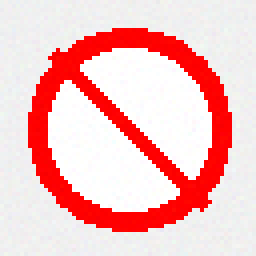
#> input picture datasets/00000/00000_00003.ppm, 64 x 64 px (shown 4 times larger)
$ python ROI.py -i ../datasets/00000/00000_00003.ppm ../datasets/00000/00000_00000.ppm   (older library calls are emulated)
#> lines starting #> are read from the running program, lines starting #| are printed output that depends on the picture
### module01-ch03-filtering-images/filters.py
import cv2
import numpy as np
import utils

# [38 lines left out: functions recolorRC, recolorRGV, recolorCMV, not called in this run]


class VFuncFilter(object):
    """A filter that applies a function to V (or all of BGR)."""

    def __init__(self, vFunc=None, dtype=np.uint8):
        length = np.iinfo(dtype).max + 1
        self._vLookupArray = utils.createLookupArray(vFunc, length)

    # [6 lines left out: function apply, not called in this run]


class VCurveFilter(VFuncFilter):
    """A filter that applies a curve to V (or all of BGR)."""

    def __init__(self, points, dtype=np.uint8):
        vFunc = utils.createCurveFunc(points)
        super(VCurveFilter, self).__init__(vFunc, dtype)


class BGRFuncFilter(object):
    """A filter that applies different functions to each of BGR."""

    def __init__(self, vFunc=None, bFunc=None, gFunc=None,
                 rFunc=None, dtype=np.uint8):
        length = np.iinfo(dtype).max + 1
        self._bLookupArray = utils.createLookupArray(
            utils.createCompositeFunc(bFunc, vFunc), length)
        self._gLookupArray = utils.createLookupArray(
            utils.createCompositeFunc(gFunc, vFunc), length)
        self._rLookupArray = utils.createLookupArray(
            utils.createCompositeFunc(rFunc, vFunc), length)

    def apply(self, src, dst):
        """Apply the filter with a BGR source/destination."""
        b, g, r = cv2.split(src)
        utils.applyLookupArray(self._bLookupArray, b, b)
        utils.applyLookupArray(self._gLookupArray, g, g)
        utils.applyLookupArray(self._rLookupArray, r, r)
        cv2.merge([b, g, r], dst)


class BGRCurveFilter(BGRFuncFilter):
    """A filter that applies different curves to each of BGR."""

    def __init__(self, vPoints=None, bPoints=None,
                 gPoints=None, rPoints=None, dtype=np.uint8):
        BGRFuncFilter.__init__(self,
            utils.createCurveFunc(vPoints),
            utils.createCurveFunc(bPoints),
            utils.createCurveFunc(gPoints),
            utils.createCurveFunc(rPoints), dtype)

# Emulating kodak Portra
class BGRPortraCurveFilter(BGRCurveFilter):
    """A filter that applies Portra-like curves to BGR."""

    def __init__(self, dtype=np.uint8):
        BGRCurveFilter.__init__(
            self,
            vPoints=[(0, 0), (23, 20), (157, 173), (255, 255)],
            bPoints=[(0, 0), (41, 46), (231, 228), (255, 255)],
            gPoints=[(0, 0), (52, 47), (189, 196), (255, 255)],
            rPoints=[(0, 0), (69, 69), (213, 218), (255, 255)],
            dtype=dtype)

# Emulating Fuji Provia
class BGRProviaCurveFilter(BGRCurveFilter):
    """A filter that applies Provia-like curves to BGR."""

    def __init__(self, dtype=np.uint8):
        BGRCurveFilter.__init__(
            self,
            bPoints=[(0, 0), (35, 25), (205, 227), (255, 255)],
            gPoints=[(0, 0), (27, 21), (196, 207), (255, 255)],
            rPoints=[(0, 0), (59, 54), (202, 210), (255, 255)],
            dtype=dtype)

# Emulating Fuji Velvia
class BGRVelviaCurveFilter(BGRCurveFilter):
    """A filter that applies Velvia-like curves to BGR."""

    def __init__(self, dtype=np.uint8):
        BGRCurveFilter.__init__(
            self,
            vPoints=[(0, 0), (128, 118), (221, 215), (255, 255)],
            bPoints=[(0, 0), (25, 21), (122, 153), (165, 206), (255, 255)],
            gPoints=[(0, 0), (25, 21), (95, 102), (181, 208), (255, 255)],
            rPoints=[(0, 0), (41, 28), (183, 209), (255, 255)],
            dtype=dtype)

# Emulating cross-processing
class BGRCrossProcessCurveFilter(BGRCurveFilter):
    """A filter that applies cross-process-like curves to BGR."""

    # [7 lines left out: function __init__, not called in this run]

# Emulating Kodak Ektachrome
class BGREktachromeCurveFilter(BGRCurveFilter):
    """A filter that applies Ektachrome-like curves to BGR."""

    # [23 lines left out: functions __init__, strokeEdges, not called in this run]


class VConvolutionFilter(object):
    """A filter that applies a convolution to V (or all of BGR)."""

    def __init__(self, kernel):
        self._kernel = kernel

    def apply(self, src, dst):
        """Apply the filter with a BGR or gray source/destination."""
        cv2.filter2D(src, -1, self._kernel, dst)


class SharpenFilter(VConvolutionFilter):
    """A sharpen filter with a 1-pixel radius."""

    # [5 lines left out: function __init__, not called in this run]


class FindEdgesFilter(VConvolutionFilter):
    """An edge-finding filter with a 1-pixel radius."""

    # [5 lines left out: function __init__, not called in this run]


class BlurFilter(VConvolutionFilter):
    """A blur filter with a 2-pixel radius."""

    # [7 lines left out: function __init__, not called in this run]

### module01-ch03-filtering-images/utils.py
import cv2
import numpy as np
import scipy.interpolate

def createCurveFunc(points):
    """Return a function derived from control points."""
    if points is None:
        return None

    numPoints = len(points)
    if numPoints < 2:
        return None

    xs, ys = zip(*points)
    if numPoints < 4:
        kind = 'linear'
    else:
        kind = 'cubic'

    # 'quadratic' is not implemented.
    return scipy.interpolate.interp1d(xs, ys, kind,
                                    bounds_error=False)


def createLookupArray(func, length=256):
    """Return a lookup for whole-number inputs to a function.
    The lookup values are clamped to [0, length - 1].
    """
    if func is None:
        return None

    lookupArray = np.empty(length)
    i = 0
    while i < length:
        func_i = func(i)
        lookupArray[i] = min(max(0, func_i), length - 1)
        i += 1

    return lookupArray


def applyLookupArray(lookupArray, src, dst):
    """Map a source to a destination using a lookup."""
    if lookupArray is None:
        return

    dst[:] = lookupArray[src]


def createCompositeFunc(func0, func1):
    """Return a composite of two functions."""
    if func0 is None:
        return func1
    if func1 is None:
        return func0
    return lambda x: func0(func1(x))


# [18 lines left out: functions createFlatView, createROIMask, not called in this run]

### module01-ch03-filtering-images/ROI.py
"""ROI-aware filter application tool.

Usage examples:
    D:/project_envs/endoscopy-pano/python.exe module01-ch03-filtering-images/ROI.py BC001R035_20260205154451.jpg --filters portra,provia,velvia --out outputs
    D:/project_envs/endoscopy-pano/python.exe module01-ch03-filtering-images/ROI.py ce16b75eda6c23c49aca51055e855cf6.mp4 --filters portra,provia,velvia --out outputs --frame-step 60
    D:/project_envs/endoscopy-pano/python.exe module01-ch03-filtering-images/ROI.py --camera --filters portra,velvia --out outputs

If using camera, press SPACE to capture a frame and process it; ESC to quit.
"""

import os
import sys
import argparse
import time
from pathlib import Path

import cv2
import numpy as np

# Ensure filters module is importable (chapter 3 folder)
THIS_DIR = os.path.dirname(__file__)
ROOT_DIR = os.path.abspath(os.path.join(THIS_DIR, '..'))
CH3_DIR = os.path.join(ROOT_DIR, 'module01-ch03-filtering-images')
if CH3_DIR not in sys.path:
    sys.path.insert(0, CH3_DIR)

import filters


# [11 lines left out: function create_polygon_roi_mask, not called in this run]


def apply_roi_masked_filter(src, roi_mask, filter_obj):
    """Return a new image with filter applied inside the ROI mask.

    Args:
        src: input BGR image (numpy array)
        roi_mask: boolean 2D mask (height, width)
        filter_obj: object with method apply(src, dst)

    Returns:
        result image (numpy array)
    """
    if roi_mask.shape != src.shape[:2]:
        raise ValueError('ROI mask must match image height and width')

    temp = src.copy()
    filter_obj.apply(src.copy(), temp)

    out = src.copy()
    if src.ndim == 3:
        roi_mask_3c = np.repeat(roi_mask[:, :, None], 3, axis=2)
        out[roi_mask_3c] = temp[roi_mask_3c]
    else:
        out[roi_mask] = temp[roi_mask]
    return out


def build_filter(name):
    """Return a filter instance by short name."""
    name = name.lower()
    if name == 'portra':
        return filters.BGRPortraCurveFilter()
    if name == 'provia':
        return filters.BGRProviaCurveFilter()
    if name == 'velvia':
        return filters.BGRVelviaCurveFilter()
    if name == 'ektachrome':
        return filters.BGREktachromeCurveFilter()
    if name == 'cross':
        return filters.BGRCrossProcessCurveFilter()
    raise ValueError(f'Unknown filter: {name}')


def montage(images, labels=None, max_width=1200):
    """Create a horizontal montage of images (resize if too wide)."""
    if labels is None:
        labels = [''] * len(images)

    # Ensure same height
    heights = [img.shape[0] for img in images]
    h = min(heights)
    resized = [cv2.resize(img, (int(img.shape[1] * h / img.shape[0]), h)) if img.shape[0] != h else img for img in images]

    total_w = sum(img.shape[1] for img in resized)
    if total_w > max_width:
        scale = max_width / total_w
        resized = [cv2.resize(img, (int(img.shape[1] * scale), int(img.shape[0] * scale))) for img in resized]

    # add labels on top
    rows = []
    for img, lab in zip(resized, labels):
        img_lab = img.copy()
        if lab:
            cv2.putText(img_lab, lab, (10, 25), cv2.FONT_HERSHEY_SIMPLEX, 0.8, (0, 255, 255), 2)
        rows.append(img_lab)

    montage = np.hstack(rows)
    return montage


def process_image(image_path, polygon=None, filters_list=None, out_dir=None):
    img = cv2.imread(str(image_path))
    if img is None:
        raise FileNotFoundError(f'Could not open image: {image_path}')

    if polygon is None:
        # full image ROI
        roi_mask = np.ones(img.shape[:2], dtype=bool)
    else:
        roi_mask = create_polygon_roi_mask(img.shape, polygon)

    results = [img]
    labels = ['original']
    for name in filters_list:
        f = build_filter(name)
        out = apply_roi_masked_filter(img, roi_mask, f)
        results.append(out)
        labels.append(name)

        if out_dir is not None:
            out_file = Path(out_dir) / f'{Path(image_path).stem}_{name}.png'
            cv2.imwrite(str(out_file), out)
            print(f'Saved filtered image: {out_file}')

    mont = montage(results, labels)
    if out_dir is not None:
        mont_file = Path(out_dir) / f'{Path(image_path).stem}_montage.png'
        cv2.imwrite(str(mont_file), mont)
        print(f'Saved montage image: {mont_file}')

    winname = 'ROI Filters - press any key to close'
    cv2.namedWindow(winname, cv2.WINDOW_NORMAL)
    cv2.imshow(winname, mont)
    cv2.waitKey(0)
    cv2.destroyWindow(winname)


# [103 lines left out: functions capture_and_process, process_video, parse_polygon, not called in this run]


def main():
    parser = argparse.ArgumentParser(description='Apply ROI-aware filters to an image or camera frame')
    group = parser.add_mutually_exclusive_group()
    group.add_argument('--image', '-i', help='Path to input image')
    group.add_argument('--video', '-v', help='Path to input video')
    group.add_argument('--camera', '-c', action='store_true', help='Use camera capture')
    parser.add_argument('input', nargs='?', help='Optional image/video filename in the module01-ch03-filtering-images folder')
    parser.add_argument('--polygon', '-p', help='Polygon ROI as x1,y1;x2,y2;...')
    parser.add_argument('--filters', '-f', default='portra,provia,velvia', help='Comma-separated filter names (portra, provia, velvia, ektachrome, cross)')
    parser.add_argument('--out', '-o', default='roi_outputs', help='Output directory to save results')
    parser.add_argument('--camera-index', type=int, default=0, help='Camera index for --camera')
    parser.add_argument('--frame-step', type=int, default=30, help='Process every Nth frame from a video')

    args = parser.parse_args()

    if args.input and not (args.image or args.video or args.camera):
        if args.input.lower().endswith(('.jpg', '.jpeg', '.png', '.bmp', '.tiff')):
            args.image = args.input
        elif args.input.lower().endswith(('.mp4', '.avi', '.mov', '.mkv', '.webm')):
            args.video = args.input
        else:
            parser.error('Input filename must end with an image or video extension, or use --image/--video explicitly')

    if not (args.image or args.video or args.camera or args.input):
        default_video = Path(THIS_DIR) / 'ce16b75eda6c23c49aca51055e855cf6.mp4'
        default_image = Path(THIS_DIR) / 'BC001R035_20260205154451.jpg'
        if default_video.exists():
            args.video = str(default_video)
            print(f'No input specified, defaulting to local video: {default_video.name}')
        elif default_image.exists():
            args.image = str(default_image)
            print(f'No input specified, defaulting to local image: {default_image.name}')

    if args.image and not Path(args.image).is_absolute():
        args.image = str(Path(THIS_DIR) / args.image)
    if args.video and not Path(args.video).is_absolute():
        args.video = str(Path(THIS_DIR) / args.video)

    if not (args.image or args.video or args.camera):
        parser.error('one of the arguments --image/-i --video/-v --camera/-c or a filename is required')

    out_dir = Path(args.out)
    out_dir.mkdir(parents=True, exist_ok=True)

    polygon = parse_polygon(args.polygon) if args.polygon else None
    filters_list = [f.strip() for f in args.filters.split(',') if f.strip()]

    if args.image:
        process_image(args.image, polygon, filters_list, out_dir)
#> in process_image, img is the input picture: shape (64, 64, 3); mean B, G, R 192.1, 192.1, 247
#> the loop in process_image, `for name in filters_list:` made 3 passes
#> pass 1, in apply, `b, g, r = cv2.split(src)`:
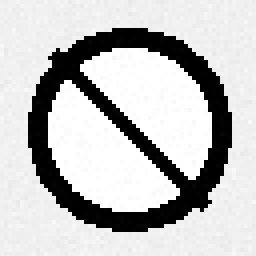
#> b: shape (64, 64) (shown 4 times larger); min 0, max 255, mean 192.1
#> pass 1, in apply, `b, g, r = cv2.split(src)`:
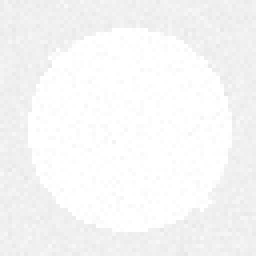
#> r: shape (64, 64) (shown 4 times larger); min 231, max 255, mean 247
#> after the loop in process_image, `for name in filters_list:`: labels = ['original', 'portra', 'provia', 'velvia']; results = 4 items
#> in montage, `heights = [img.shape[0] for img in images]`: heights = [64, 64, 64, 64]
#> in montage, `h = min(heights)`: h = 64
#> in montage, `resized = [cv2.resize(img, (int(img.shape[1] * h / img.shape[0]), h)) ..`: resized = 4 items
#> in montage, `total_w = sum(img.shape[1] for img in resized)`: total_w = 256
#> the loop in montage, `for img, lab in zip(resized, labels):` made 4 passes
#> after the loop in montage, `for img, lab in zip(resized, labels):`:
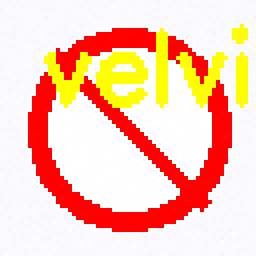
#> img_lab: shape (64, 64, 3) (shown 4 times larger); mean of channels 0, 1, 2 181.7, 203.2, 252.7; drawn as B, G, R
#> after the loop in montage, `for img, lab in zip(resized, labels):`: rows = 4 items
#> in montage, `montage = np.hstack(rows)`:
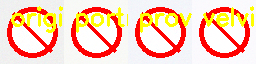
#> montage: shape (64, 256, 3); mean of channels 0, 1, 2 178.7, 201.9, 250.1; drawn as B, G, R
#| Saved montage image: roi_outputs/00000_00003_montage.png
    elif args.video:
        process_video(args.video, polygon, filters_list, out_dir, args.frame_step)
    else:
        capture_and_process(args.camera_index, polygon, filters_list, out_dir)


if __name__ == '__main__':
    main()

$ run again, on datasets/00000/00000_00006.ppm
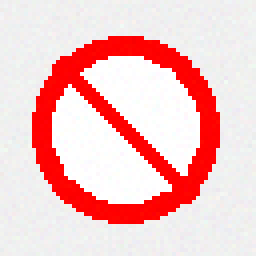
#> input picture datasets/00000/00000_00006.ppm, 64 x 64 px (shown 4 times larger)
#> in process_image, img is the input picture: shape (64, 64, 3); mean B, G, R 196.1, 196.1, 246
#> after the loop in process_image, `for name in filters_list:`: labels = ['original', 'portra', 'provia', 'velvia']; results = 4 items
#> heights = [64, 64, 64, 64]
#> h = 64
#> resized = 4 items
#> total_w = 256
#> the loop in montage, `for img, lab in zip(resized, labels):` made 4 passes
#> after the loop in montage, `for img, lab in zip(resized, labels):`:
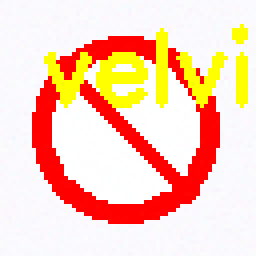
#> img_lab: shape (64, 64, 3) (shown 4 times larger); mean of channels 0, 1, 2 187.7, 209, 252.4; drawn as B, G, R
#> after the loop in montage, `for img, lab in zip(resized, labels):`: rows = 4 items
#> in montage, `montage = np.hstack(rows)`:
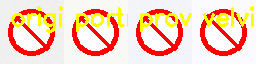
#> montage: shape (64, 256, 3); mean of channels 0, 1, 2 183.9, 207, 249.6; drawn as B, G, R
#| Saved montage image: roi_outputs/00000_00006_montage.png
